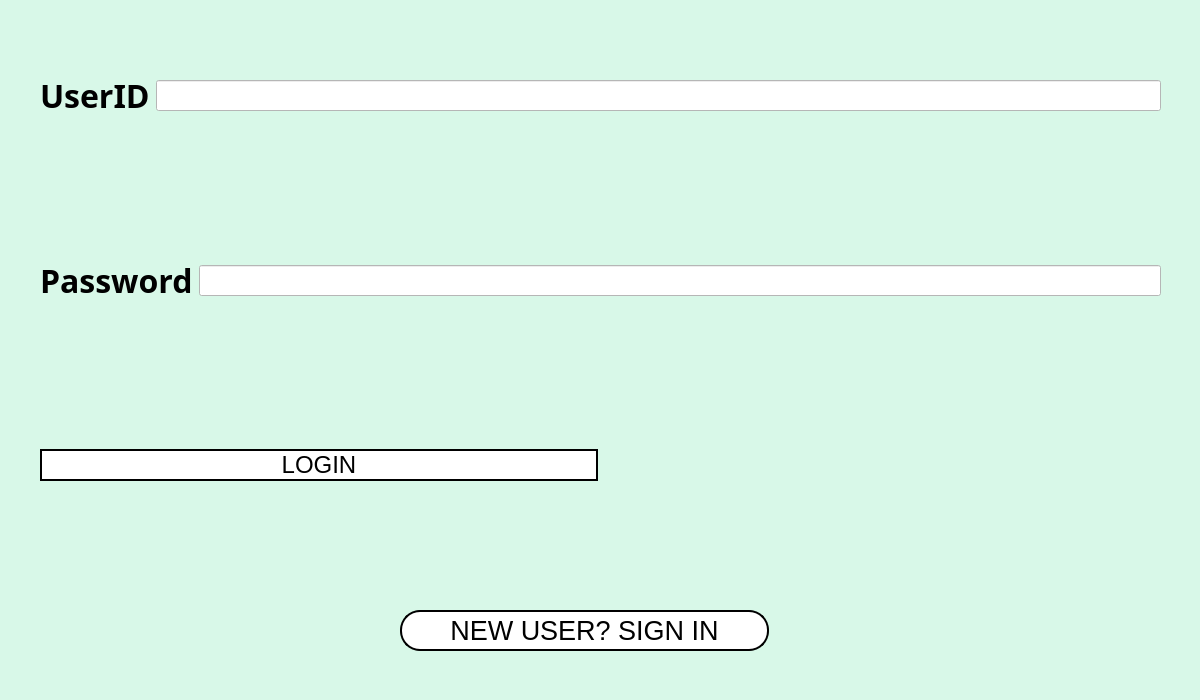
<?xml version="1.0" encoding="UTF-8"?>
<ui version="4.0">
 <class>ui_login</class>
 <widget class="QDialog" name="ui_login">
  <property name="geometry">
   <rect>
    <x>0</x>
    <y>0</y>
    <width>1200</width>
    <height>700</height>
   </rect>
  </property>
  <property name="windowTitle">
   <string>Dialog</string>
  </property>
  <property name="styleSheet">
   <string notr="true">background:#D8F8E8;</string>
  </property>
  <widget class="QWidget" name="horizontalLayoutWidget">
   <property name="geometry">
    <rect>
     <x>40</x>
     <y>20</y>
     <width>1121</width>
     <height>151</height>
    </rect>
   </property>
   <layout class="QHBoxLayout" name="horizontalLayout">
    <item>
     <widget class="QLabel" name="userid">
      <property name="font">
       <font>
        <family>Lucida Sans Typewriter</family>
        <pointsize>24</pointsize>
        <weight>75</weight>
        <bold>true</bold>
       </font>
      </property>
      <property name="text">
       <string>UserID</string>
      </property>
     </widget>
    </item>
    <item>
     <widget class="QLineEdit" name="txt_uid">
      <property name="font">
       <font>
        <pointsize>14</pointsize>
       </font>
      </property>
      <property name="styleSheet">
       <string notr="true">background-color:rgb(255, 255, 255)</string>
      </property>
     </widget>
    </item>
   </layout>
  </widget>
  <widget class="QWidget" name="horizontalLayoutWidget_2">
   <property name="geometry">
    <rect>
     <x>40</x>
     <y>200</y>
     <width>1121</width>
     <height>161</height>
    </rect>
   </property>
   <layout class="QHBoxLayout" name="horizontalLayout_2">
    <item>
     <widget class="QLabel" name="password">
      <property name="font">
       <font>
        <family>Lucida Sans Typewriter</family>
        <pointsize>24</pointsize>
        <weight>75</weight>
        <bold>true</bold>
       </font>
      </property>
      <property name="text">
       <string>Password</string>
      </property>
     </widget>
    </item>
    <item>
     <widget class="QLineEdit" name="txt_pass">
      <property name="font">
       <font>
        <pointsize>14</pointsize>
        <weight>75</weight>
        <bold>true</bold>
       </font>
      </property>
      <property name="styleSheet">
       <string notr="true">background-color:rgb(255, 255, 255)</string>
      </property>
      <property name="echoMode">
       <enum>QLineEdit::Password</enum>
      </property>
     </widget>
    </item>
   </layout>
  </widget>
  <widget class="QPushButton" name="register_2">
   <property name="geometry">
    <rect>
     <x>400</x>
     <y>610</y>
     <width>369</width>
     <height>41</height>
    </rect>
   </property>
   <property name="font">
    <font>
     <family>MS UI Gothic</family>
     <pointsize>20</pointsize>
    </font>
   </property>
   <property name="styleSheet">
    <string notr="true">background-color:rgb(255, 255, 255);
border: 2px solid #000000;
border-radius: 20px;
</string>
   </property>
   <property name="text">
    <string>NEW USER? SIGN IN</string>
   </property>
  </widget>
  <widget class="QWidget" name="horizontalLayoutWidget_3">
   <property name="geometry">
    <rect>
     <x>40</x>
     <y>390</y>
     <width>1121</width>
     <height>151</height>
    </rect>
   </property>
   <layout class="QHBoxLayout" name="horizontalLayout_3">
    <item>
     <widget class="QPushButton" name="login">
      <property name="font">
       <font>
        <family>MS UI Gothic</family>
        <pointsize>18</pointsize>
       </font>
      </property>
      <property name="styleSheet">
       <string notr="true">background-color:rgb(255, 255, 255);
border: 2px solid #000000;
border-radius: 20px;</string>
      </property>
      <property name="text">
       <string>LOGIN</string>
      </property>
     </widget>
    </item>
    <item>
     <widget class="QLabel" name="labelresult">
      <property name="font">
       <font>
        <pointsize>20</pointsize>
        <weight>75</weight>
        <bold>true</bold>
       </font>
      </property>
      <property name="text">
       <string/>
      </property>
     </widget>
    </item>
   </layout>
  </widget>
 </widget>
 <resources/>
 <connections/>
</ui>
